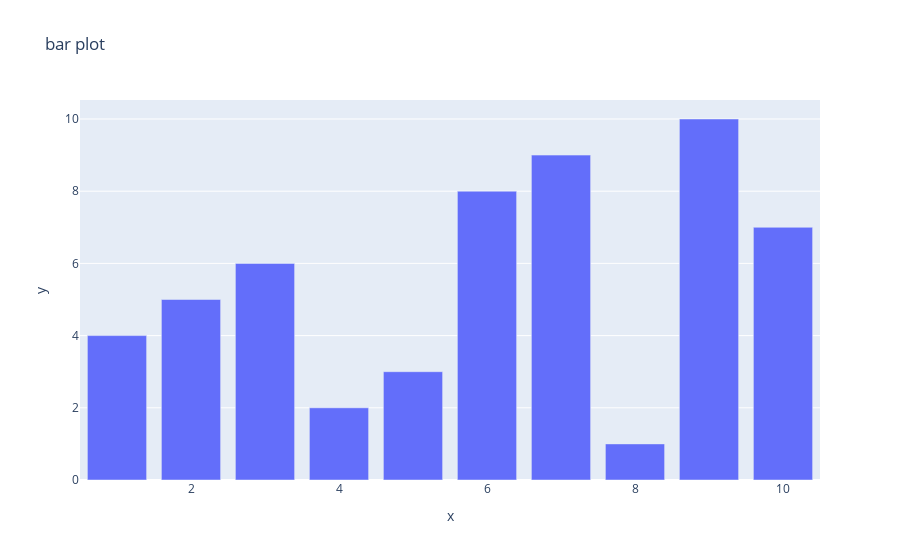

Notebook code for this chart:
### Code cell
bar = px.bar(x=x,y=y,title="bar plot")
bar.show()

### Figure 1 — Plotly figure (JSON) as saved in the notebook; plotly's stock layout.template omitted (floating-point values rounded to 4 significant figures)
{"data": [{"alignmentgroup": "True", "hovertemplate": "x=%{x}<br>y=%{y}<extra></extra>", "legendgroup": "", "marker": {"color": "#636efa", "pattern": {"shape": ""}}, "name": "", "offsetgroup": "", "orientation": "v", "showlegend": false, "textposition": "auto", "type": "bar", "x": [1, 2, 3, 4, 5, 6, 7, 8, 9, 10], "xaxis": "x", "y": [4, 5, 6, 2, 3, 8, 9, 1, 10, 7], "yaxis": "y"}], "layout": {"barmode": "relative", "legend": {"tracegroupgap": 0}, "title": {"text": "bar plot"}, "xaxis": {"anchor": "y", "domain": [0, 1], "title": {"text": "x"}}, "yaxis": {"anchor": "x", "domain": [0, 1], "title": {"text": "y"}}}}
